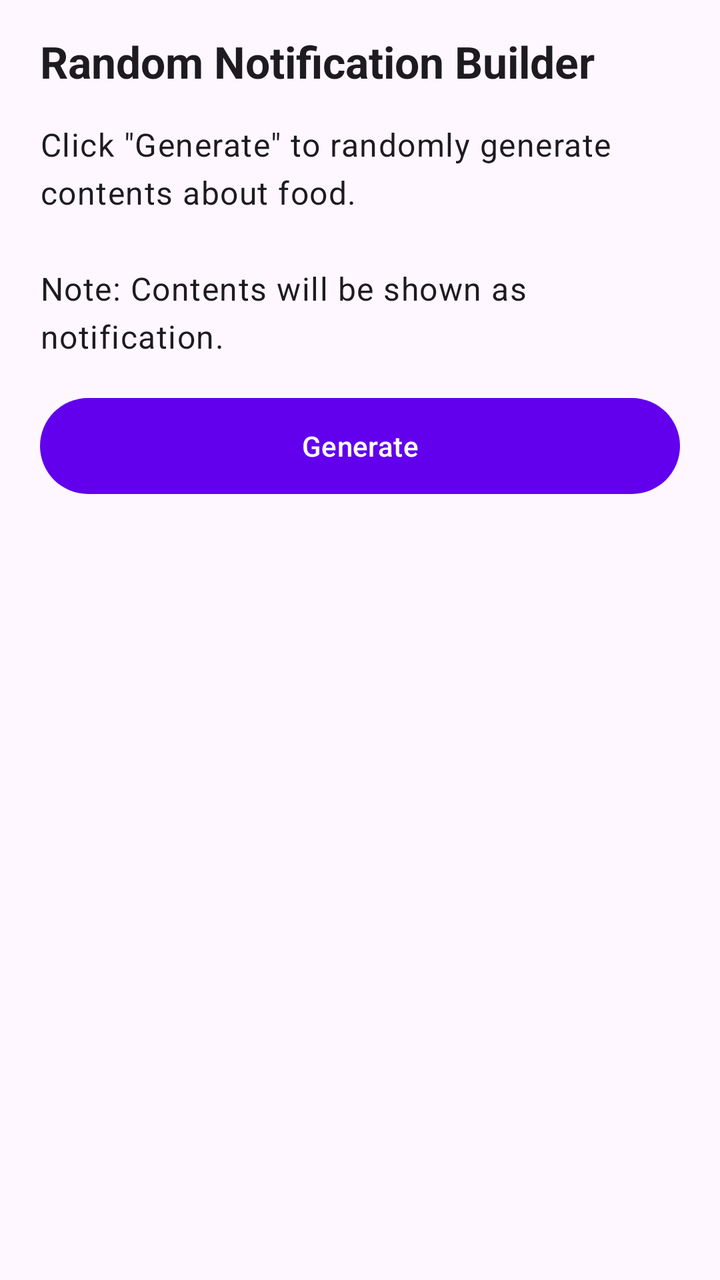
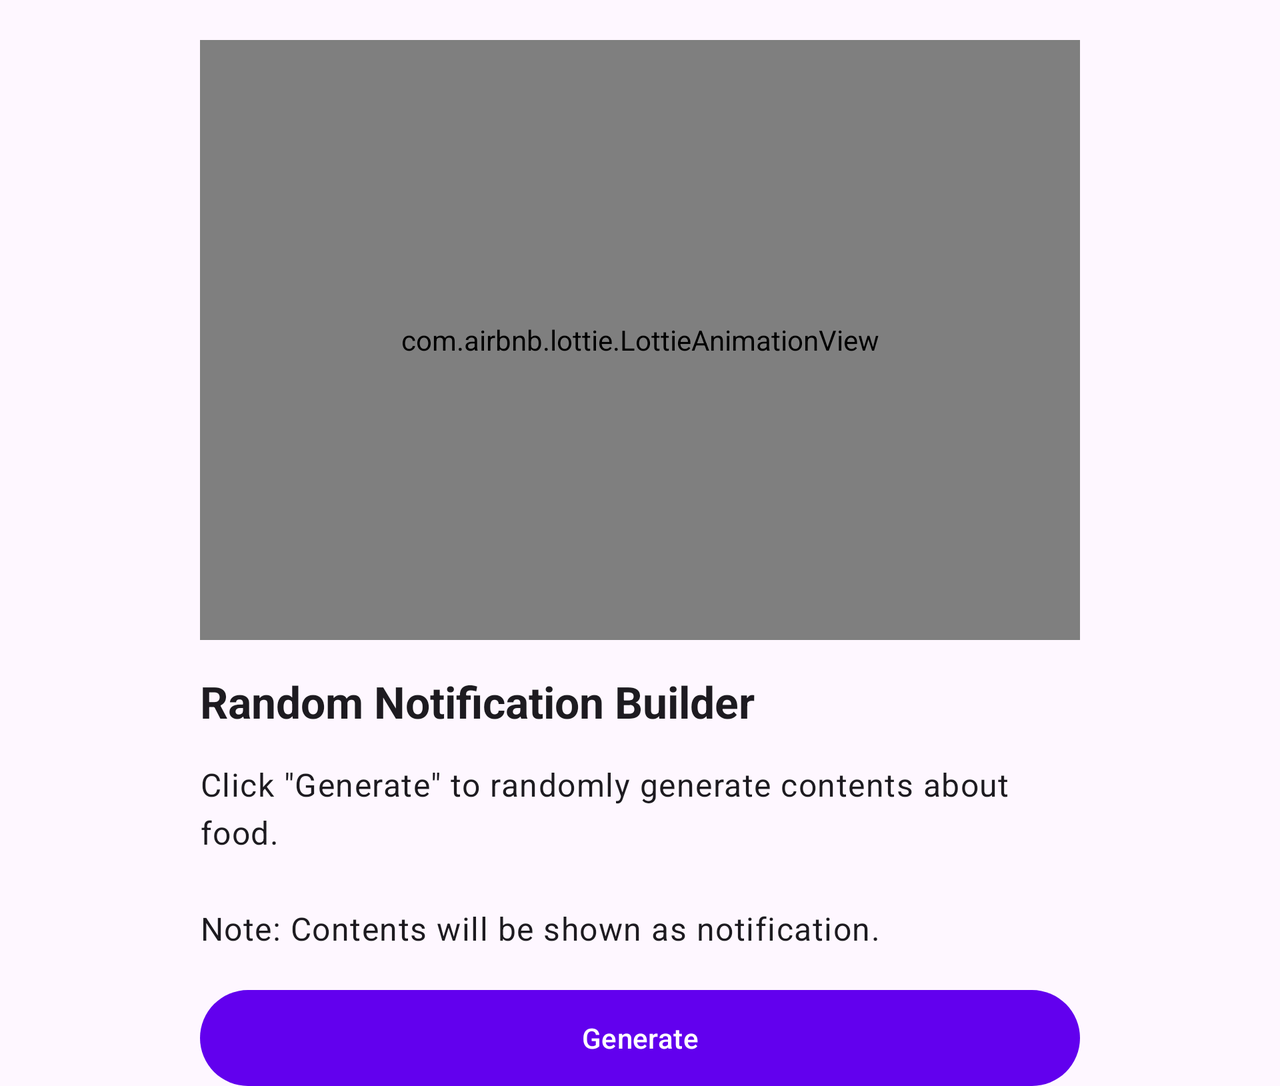

Compare how this app lays out the same screen by default and in its alternative resource folder. The renders come first, then the two layout files and the values they reference.
<!-- AndroidManifest.xml: application theme Theme.CustomNotifications -->
<!-- res/layout/activity_main.xml -->
<?xml version="1.0" encoding="utf-8"?>
<androidx.constraintlayout.widget.ConstraintLayout xmlns:android="http://schemas.android.com/apk/res/android"
    xmlns:app="http://schemas.android.com/apk/res-auto"
    xmlns:tools="http://schemas.android.com/tools"
    android:layout_width="match_parent"
    android:layout_height="match_parent"
    tools:context=".presentation.MainActivity">

    <com.google.android.material.textview.MaterialTextView
        android:id="@+id/infoTitle"
        android:layout_width="0dp"
        android:layout_height="wrap_content"
        android:text="Random Notification Builder"
        app:layout_constraintEnd_toEndOf="@id/endGuide"
        app:layout_constraintStart_toStartOf="@id/startGuide"
        android:textAppearance="@style/TextAppearance.Material3.TitleLarge"
        android:textStyle="bold"
        android:paddingVertical="@dimen/p_16"
        app:layout_constraintTop_toTopOf="parent" />

    <com.google.android.material.textview.MaterialTextView
        android:id="@+id/infoLabel"
        android:layout_width="0dp"
        android:layout_height="wrap_content"
        android:textAppearance="@style/TextAppearance.Material3.BodyLarge"
        android:text="@string/info_label"
        app:layout_constraintEnd_toEndOf="@id/endGuide"
        app:layout_constraintStart_toStartOf="@id/startGuide"
        app:layout_constraintTop_toBottomOf="@id/infoTitle" />

    <com.google.android.material.button.MaterialButton
        android:id="@+id/click"
        android:layout_width="0dp"
        android:layout_height="wrap_content"
        android:layout_marginTop="20dp"
        android:text="Generate"
        android:insetTop="0dp"
        android:insetBottom="0dp"
        app:layout_constraintEnd_toEndOf="@id/endGuide"
        app:layout_constraintStart_toStartOf="@id/startGuide"
        app:layout_constraintTop_toBottomOf="@id/infoLabel" />

    <androidx.constraintlayout.widget.Guideline
        android:id="@+id/startGuide"
        android:layout_width="wrap_content"
        android:layout_height="wrap_content"
        android:orientation="vertical"
        app:layout_constraintGuide_begin="@dimen/sm_guide_size" />

    <androidx.constraintlayout.widget.Guideline
        android:id="@+id/endGuide"
        android:layout_width="wrap_content"
        android:layout_height="wrap_content"
        android:orientation="vertical"
        app:layout_constraintGuide_end="@dimen/sm_guide_size" />

</androidx.constraintlayout.widget.ConstraintLayout>
<!-- resources referenced by this layout -->
<resources>
  <dimen name="p_16">16dp</dimen>
  <dimen name="sm_guide_size">20dp</dimen>
  <string name="info_label">Click \"Generate\" to randomly generate contents about food.\n\nNote: Contents will be shown as notification.</string>
  <style name="Theme.CustomNotifications" parent="Theme.Material3.DayNight.NoActionBar">
          
          <item name="colorPrimary">@color/purple_500</item>
          <item name="colorPrimaryVariant">@color/purple_700</item>
          <item name="colorOnPrimary">@color/white</item>
          
          <item name="colorSecondary">@color/teal_200</item>
          <item name="colorSecondaryVariant">@color/teal_700</item>
          <item name="colorOnSecondary">@color/black</item>
          
          <item name="android:statusBarColor" tools:targetApi="l">?attr/colorPrimaryVariant</item>
          
  
          <item name="lottie_speed">2.0</item>
      </style>
</resources>
<!-- res/layout-land/activity_main.xml (the repository's variant of the layout above) -->
<!-- drawn on the phone turned sideways -->
<?xml version="1.0" encoding="utf-8"?>
<ScrollView xmlns:android="http://schemas.android.com/apk/res/android"
    xmlns:app="http://schemas.android.com/apk/res-auto"
    xmlns:tools="http://schemas.android.com/tools"
    android:layout_width="match_parent"
    android:layout_height="match_parent"
    tools:context=".presentation.MainActivity">

    <androidx.constraintlayout.widget.ConstraintLayout
        android:layout_width="match_parent"
        android:layout_height="wrap_content">
        <com.airbnb.lottie.LottieAnimationView
            android:id="@+id/lottieView"
            android:layout_width="0dp"
            android:layout_height="300dp"
            app:layout_constraintEnd_toEndOf="@id/endGuide"
            app:layout_constraintStart_toStartOf="@id/startGuide"
            app:layout_constraintTop_toTopOf="@id/topGuide"
            app:lottie_rawRes="@raw/business_notification" />

        <com.google.android.material.textview.MaterialTextView
            android:id="@+id/infoTitle"
            android:layout_width="0dp"
            android:layout_height="wrap_content"
            android:paddingVertical="@dimen/p_16"
            android:text="Random Notification Builder"
            android:textAppearance="@style/TextAppearance.Material3.TitleLarge"
            android:textStyle="bold"
            app:layout_constraintEnd_toEndOf="@id/endGuide"
            app:layout_constraintStart_toStartOf="@id/startGuide"
            app:layout_constraintTop_toBottomOf="@id/lottieView" />

        <com.google.android.material.textview.MaterialTextView
            android:id="@+id/infoLabel"
            android:layout_width="0dp"
            android:layout_height="wrap_content"
            android:text="@string/info_label"
            android:textAppearance="@style/TextAppearance.Material3.BodyLarge"
            app:layout_constraintEnd_toEndOf="@id/endGuide"
            app:layout_constraintStart_toStartOf="@id/startGuide"
            app:layout_constraintTop_toBottomOf="@id/infoTitle" />

        <com.google.android.material.button.MaterialButton
            android:id="@+id/click"
            android:layout_width="0dp"
            android:layout_height="wrap_content"
            android:layout_marginTop="20dp"
            android:insetTop="0dp"
            android:insetBottom="0dp"
            android:text="Generate"
            app:layout_constraintEnd_toEndOf="@id/endGuide"
            app:layout_constraintStart_toStartOf="@id/startGuide"
            app:layout_constraintTop_toBottomOf="@id/infoLabel" />

        <androidx.constraintlayout.widget.Guideline
            android:id="@+id/startGuide"
            android:layout_width="wrap_content"
            android:layout_height="wrap_content"
            android:orientation="vertical"
            app:layout_constraintGuide_begin="@dimen/md_guide_size" />

        <androidx.constraintlayout.widget.Guideline
            android:id="@+id/endGuide"
            android:layout_width="wrap_content"
            android:layout_height="wrap_content"
            android:orientation="vertical"
            app:layout_constraintGuide_end="@dimen/md_guide_size" />

        <androidx.constraintlayout.widget.Guideline
            android:id="@+id/topGuide"
            android:layout_width="wrap_content"
            android:layout_height="wrap_content"
            android:orientation="horizontal"
            app:layout_constraintGuide_begin="@dimen/sm_guide_size" />
    </androidx.constraintlayout.widget.ConstraintLayout>

</ScrollView>
<!-- resources referenced by the variant -->
<!-- as the phone turned sideways resolves them -->
<resources>
  <dimen name="md_guide_size">100dp</dimen>
  <dimen name="p_16">16dp</dimen>
  <dimen name="sm_guide_size">20dp</dimen>
  <string name="info_label">Click \"Generate\" to randomly generate contents about food.\n\nNote: Contents will be shown as notification.</string>
  <style name="Theme.CustomNotifications" parent="Theme.Material3.DayNight.NoActionBar">
          
          <item name="colorPrimary">@color/purple_500</item>
          <item name="colorPrimaryVariant">@color/purple_700</item>
          <item name="colorOnPrimary">@color/white</item>
          
          <item name="colorSecondary">@color/teal_200</item>
          <item name="colorSecondaryVariant">@color/teal_700</item>
          <item name="colorOnSecondary">@color/black</item>
          
          <item name="android:statusBarColor" tools:targetApi="l">?attr/colorPrimaryVariant</item>
          
  
          <item name="lottie_speed">2.0</item>
      </style>
</resources>
